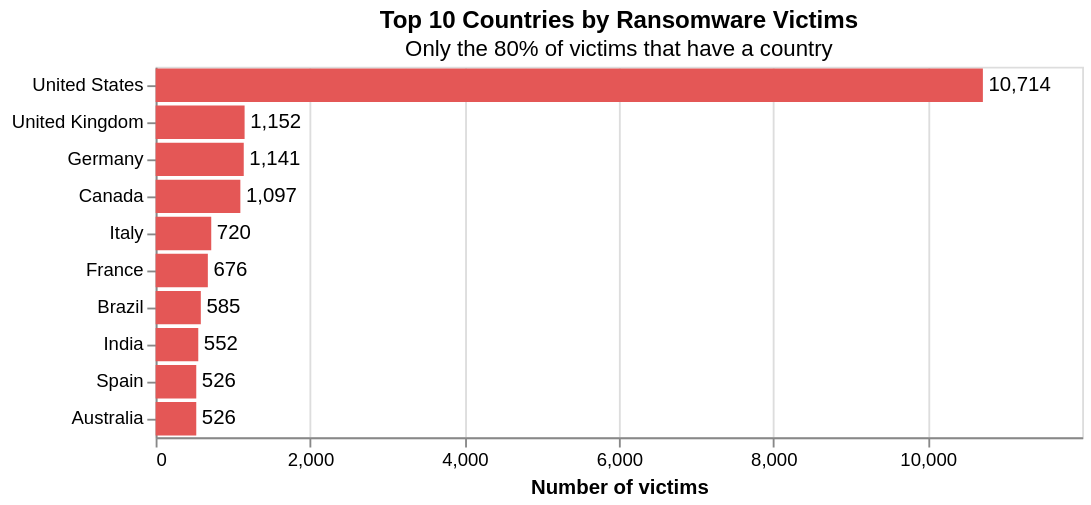

Notebook code cell kept with this figure:
### Markdown cell above
**Chart 2. Where are the victims?**

### Code cell
known = rw_eda.dropna(subset=["country_name"])
top_countries = (known["country_name"].value_counts().head(10)
                      .rename_axis("country").reset_index(name="victims"))

bars = alt.Chart(top_countries).mark_bar(color=RW_COLOR).encode(
    x=alt.X("victims:Q", title="Number of victims", axis=alt.Axis(tickCount=6),
            scale=alt.Scale(domainMax=top_countries["victims"].max() * 1.12)),
    y=alt.Y("country:N", sort="-x", title=None),
    tooltip=["country:N", alt.Tooltip("victims:Q", format=",")])
labels = bars.mark_text(align="left", dx=3).encode(text=alt.Text("victims:Q", format=","))

(bars + labels).properties(
    title=alt.TitleParams("Top 10 Countries by Ransomware Victims",
                          subtitle=f"Only the {len(known) / len(rw_eda):.0%} of victims that have a country"),
    width=500)

### Figure 1 — Vega-Lite specification as saved in the notebook (floating-point values rounded to 4 significant figures)
{"config": {"view": {"continuousWidth": 300, "continuousHeight": 300}}, "layer": [{"mark": {"type": "bar", "color": "#e45756"}, "encoding": {"tooltip": [{"field": "country", "type": "nominal"}, {"field": "victims", "format": ",", "type": "quantitative"}], "x": {"axis": {"tickCount": 6}, "field": "victims", "scale": {"domainMax": 12000.0}, "title": "Number of victims", "type": "quantitative"}, "y": {"field": "country", "sort": "-x", "title": null, "type": "nominal"}}}, {"mark": {"type": "text", "align": "left", "dx": 3}, "encoding": {"text": {"field": "victims", "format": ",", "type": "quantitative"}, "tooltip": [{"field": "country", "type": "nominal"}, {"field": "victims", "format": ",", "type": "quantitative"}], "x": {"axis": {"tickCount": 6}, "field": "victims", "scale": {"domainMax": 12000.0}, "title": "Number of victims", "type": "quantitative"}, "y": {"field": "country", "sort": "-x", "title": null, "type": "nominal"}}}], "data": {"name": "data-a11cfb44888dbcc093b5b3267740f454"}, "title": {"text": "Top 10 Countries by Ransomware Victims", "subtitle": "Only the 80% of victims that have a country"}, "width": 500, "$schema": "https://vega.github.io/schema/vega-lite/v5.20.1.json", "datasets": {"data-a11cfb44888dbcc093b5b3267740f454": [{"country": "United States", "victims": 10714}, {"country": "United Kingdom", "victims": 1152}, {"country": "Germany", "victims": 1141}, {"country": "Canada", "victims": 1097}, {"country": "Italy", "victims": 720}, {"country": "France", "victims": 676}, {"country": "Brazil", "victims": 585}, {"country": "India", "victims": 552}, {"country": "Spain", "victims": 526}, {"country": "Australia", "victims": 526}]}}
